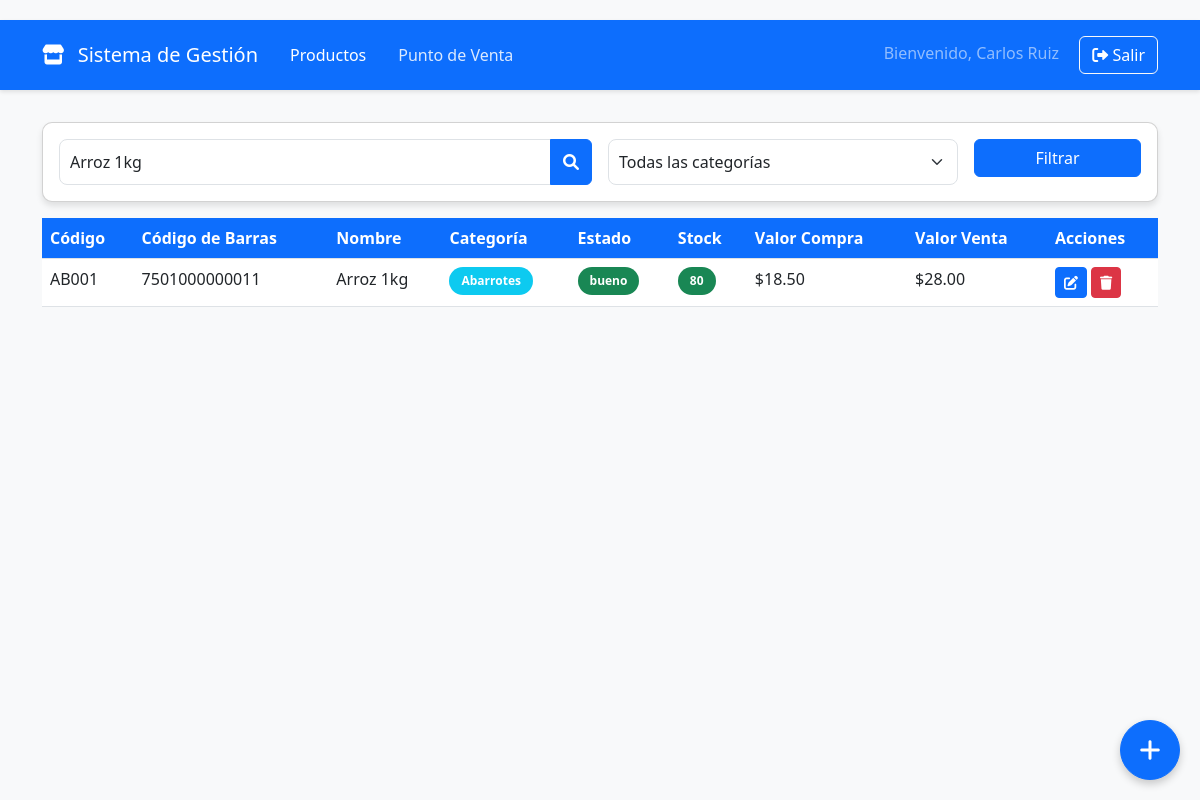
Screenshot of /index.php?busqueda=Arroz 1kg (signed in) with the database file from the repository.
### tables this page shows
CREATE TABLE productos (
    id INT AUTO_INCREMENT PRIMARY KEY,
    codigo VARCHAR(50) NOT NULL UNIQUE,
    codigo_barras VARCHAR(50) UNIQUE,
    nombre VARCHAR(100) NOT NULL,
    descripcion TEXT,
    categoria VARCHAR(50) NOT NULL,
    precio_compra DECIMAL(10,2) NOT NULL,
    precio_venta DECIMAL(10,2) NOT NULL,
    stock INT NOT NULL DEFAULT 0,
    stock_minimo INT NOT NULL DEFAULT 5,
    estado ENUM('bueno', 'regular', 'malo') NOT NULL DEFAULT 'bueno',
    fecha_registro TIMESTAMP DEFAULT CURRENT_TIMESTAMP
);

### index.php (called while the page is built, shortened)
<?php
require_once __DIR__ . '/includes/bootstrap.php';
$productos = [];
$busqueda = '';
try {
    $pagina = isset($_GET['pagina']) ? (int) $_GET['pagina'] : 1;
    $porPagina = 10;
    $inicio = ($pagina - 1) * $porPagina;
    $busqueda = $_GET['busqueda'] ?? '';
    $where = 'WHERE 1=1';
    $params = [];
    if ($busqueda !== '') {
        $where .= ' AND (nombre LIKE ? OR codigo LIKE ? OR codigo_barras LIKE ?)';
        $params = array_merge($params, ["%$busqueda%", "%$busqueda%", "%$busqueda%"]);
    }
    $sql = "SELECT * FROM productos $where ORDER BY fecha_registro DESC LIMIT $inicio, $porPagina";
    $stmt = $pdo->prepare($sql);
    $stmt->execute($params);
    $productos = $stmt->fetchAll();
} catch (PDOException $e) {
    $error = 'Error de base de datos: ' . $e->getMessage();
}
require __DIR__ . '/views/layouts/header.php';
require __DIR__ . '/views/productos/index.php';
require __DIR__ . '/views/layouts/footer.php';

### includes/helpers.php (called while the page is built, shortened)
<?php
function e(?string $value): string
{
    return htmlspecialchars((string) $value, ENT_QUOTES, 'UTF-8');
}
function formatMoney($amount): string
{
    return number_format((float) $amount, 2, '.', ',');
}

### views/productos/index.php (the view, shortened to what this page needs)
<div class="container">
    <div class="card animate-fade-in">
        <div class="card-body">
            <form method="GET" class="row g-3">
                <div class="col-md-6">
                    <div class="input-group">
                        <input type="text" class="form-control" name="busqueda" placeholder="Buscar productos..." value="<?php echo e($busqueda); ?>">
                        <button class="btn btn-primary" type="submit">
                            <i class="fas fa-search"></i>
                        </button>
                    </div>
                </div>
                <div class="col-md-4">
                    <select name="categoria" class="form-select">
                        <option value="">Todas las categorías</option>
                    </select>
                </div>
                <div class="col-md-2">
                    <button type="submit" class="btn btn-primary w-100">Filtrar</button>
                </div>
            </form>
        </div>
    </div>
    <div class="table-responsive">
        <table class="table table-hover">
            <thead>
                <tr>
                    <th>Código</th>
                    <th>Código de Barras</th>
                    <th>Nombre</th>
                    <th>Categoría</th>
                    <th>Estado</th>
                    <th>Stock</th>
                    <th>Valor Compra</th>
                    <th>Valor Venta</th>
                    <th>Acciones</th>
                </tr>
            </thead>
            <tbody>
                <?php foreach ($productos as $producto): ?>
                    <tr class="producto-row animate-fade-in">
                        <td><?php echo e($producto['codigo']); ?></td>
                        <td><?php echo e($producto['codigo_barras']); ?></td>
                        <td><?php echo e($producto['nombre']); ?></td>
                        <td><span class="badge bg-info"><?php echo e($producto['categoria']); ?></span></td>
                        <td>
                            <span class="badge bg-<?php echo $producto['estado'] === 'bueno' ? 'success' : ($producto['estado'] === 'regular' ? 'warning' : 'danger'); ?>">
                                <?php echo e($producto['estado']); ?>
                            </span>
                        </td>
                        <td>
                            <span class="badge bg-<?php echo $producto['stock'] <= $producto['stock_minimo'] ? 'danger' : 'success'; ?>">
                                <?php echo e($producto['stock']); ?>
                            </span>
                        </td>
                        <td>$<?php echo formatMoney($producto['precio_compra']); ?></td>
                        <td>$<?php echo formatMoney($producto['precio_venta']); ?></td>
                        <td>
                            <button class="btn btn-sm btn-primary" type="button" onclick='editarProducto(<?php echo json_encode($producto, JSON_HEX_TAG | JSON_HEX_APOS | JSON_HEX_QUOT | JSON_HEX_AMP); ?>)'>
                                <i class="fas fa-edit"></i>
                            </button>
                            <button class="btn btn-sm btn-danger" type="button" onclick="eliminarProducto(<?php echo (int) $producto['id']; ?>)">
                                <i class="fas fa-trash"></i>
                            </button>
                        </td>
                    </tr>
                <?php endforeach; ?>
            </tbody>
        </table>
    </div>
    <button class="btn btn-primary btn-floating" data-bs-toggle="modal" data-bs-target="#productoModal">
        <i class="fas fa-plus"></i>
    </button>
</div>

### assets/css/app.css (style rules this page uses)
:root { --primary-color: #0d6efd; --secondary-color: #ffffff; --border-radius: 10px; }
body { background-color: #f8f9fa; min-height: 100vh; }
.card { border-radius: var(--border-radius); box-shadow: 0 4px 6px rgba(0, 0, 0, 0.1); margin-bottom: 1rem; }
.table th { background-color: var(--primary-color); color: #fff; }
.form-control, .form-select { border-radius: 8px; padding: 10px; }
.badge { padding: 8px 12px; border-radius: 20px; }
.animate-fade-in { animation: fadeIn 0.3s ease; }

### assets/css/productos.css (style rules this page uses)
body { padding-top: 20px; }
.btn-floating { position: fixed; bottom: 20px; right: 20px; width: 60px; height: 60px; border-radius: 50%; font-size: 24px; box-shadow: 0 4px 8px rgba(0, 0, 0, 0.2); display: flex; align-items: center; justify-content: center; transition: all 0.3s ease; z-index: 100; }
.producto-row { transition: background-color 0.3s ease; }

### rows the page displays
productos: codigo "AB001", codigo_barras "7501000000011", nombre "Arroz 1kg", categoria "Abarrotes", estado "bueno", stock "80", precio_compra "18.50", precio_venta "28.00"

### other values shown
$navBrand "Sistema de Gestión"
currentUserName() "Carlos Ruiz"
